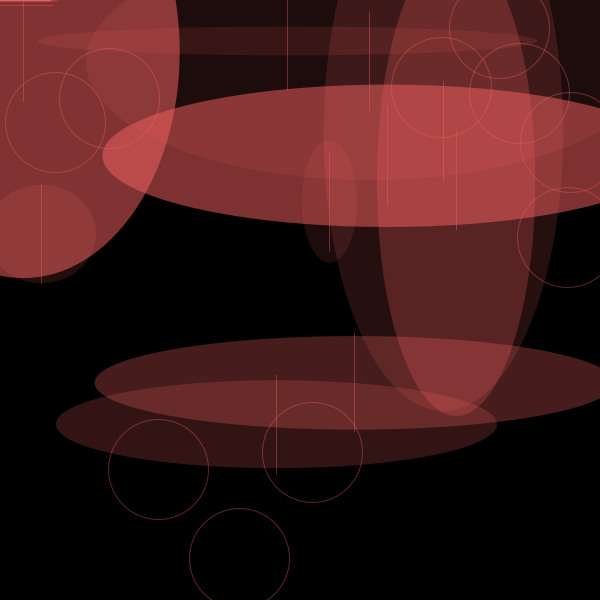
Frame 1 (no input)
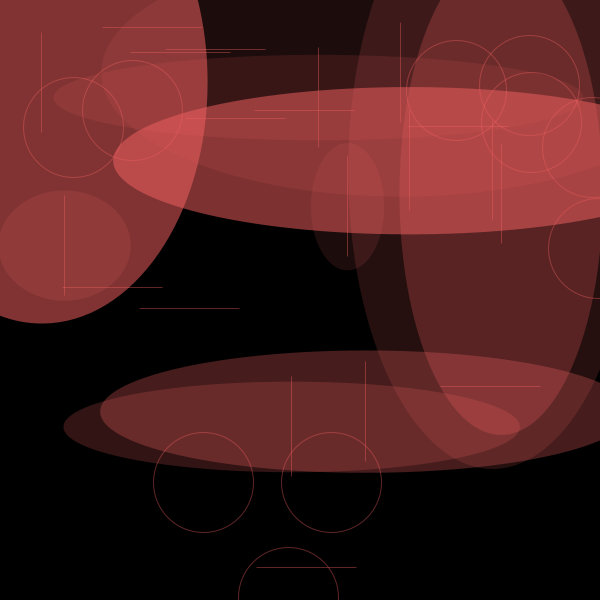
Frame 60 (the mouse pressed at the canvas centre just before this capture)
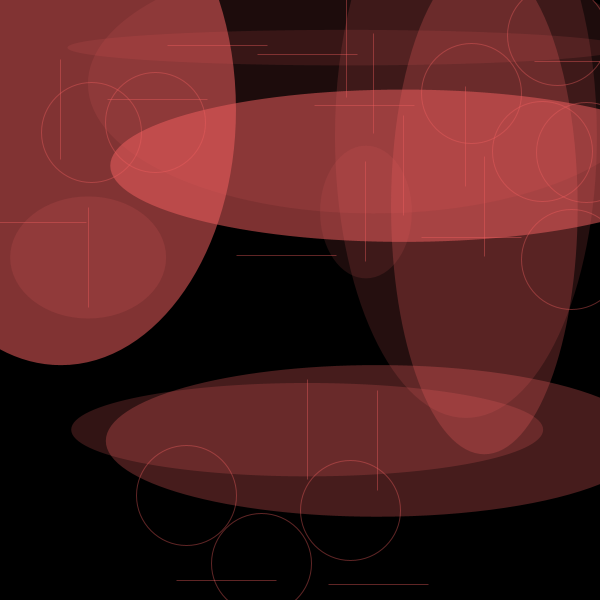
Frame 120 (the mouse held since frame 60 and released just before this capture)

The Processing sketch that drew these frames (run headless with seeded random() and noise(); from frame 60 on, the mouse is pressed at the canvas centre):

// Processing sketch: processing_144971
// ── processing_144971.pde

int _num = 10;     
Circle[] _circleArr = {
}; 

void setup() {
  size(600, 600);
  background(255);
  strokeWeight(1);
  fill(150, 50);
  drawCircles();
}

void draw() {   
  background(0);
  for (int i=0; i<_circleArr.length; i++) {
    Circle thisCirc = _circleArr[i];
    thisCirc.updateMe();
  }
}

void mouseReleased() {
  drawCircles();
}

void drawCircles() {
  for (int i=0; i<_num; i++) {
    Circle thisCirc = new Circle();
    thisCirc.drawMe();
    _circleArr = (Circle[])append(_circleArr, thisCirc);
  }
}


class Circle {
  float x, y, x1, y1, x2, y2;
  float radius;
  color linecol, fillcol;
  float alph;
  float xmove, ymove;
  float rot;

  Circle() {
    
    x1 = random(width);
    y1 = random(height);
    x2 = random(width);
    y2 = random(height);
  
    linecol = color(241,95,95);
    fillcol = color(241,95,95);
    alph = random(30, 150);

    xmove = random(-10,10);
    ymove = random(-10,10);
    rot=radians(x*2);
  }

  void drawMe() {
    noStroke();
    fill(fillcol, alph);
  ellipse( x1, y1, x2, y2);

    stroke(linecol, 100);
    noFill();
    ellipse(x, y, 100, radius);
    ellipse(x1, y1, radius, 100 );
    ellipse(x2, y2, 100, 100);
  }

  void updateMe() {
    x += xmove;
    y += ymove;
    x1 += xmove*0.1;
    y1 += ymove*0.1;
    x2 += xmove*0.1;
    y2 += ymove*0.1;

    if (x > (width+radius)) {
      x=width+radius;
      xmove= -xmove;
    }
    if (x < (0-radius)) {
      x=0-radius;
      xmove= -xmove;
    }
    if (y > (height+radius)) {
      y=height+radius;
      ymove= -ymove;
    }
    if (y < (0-radius)) {
      y=0-radius;
      ymove= -ymove;
    }

    if (x2 > (width+radius)) {
      x2=width+radius;
      xmove= -xmove;
    }
    if (x2 < (0-radius)) {
      x2=0-radius;
      xmove= -xmove;
    }
    if (y2 > (height+radius)) {
      y2=height+radius;
      ymove= -ymove;
    }
    if (y2 < (0-radius)) {
      y2=0-radius;
      ymove= -ymove;
    }
    drawMe();
  }
}
